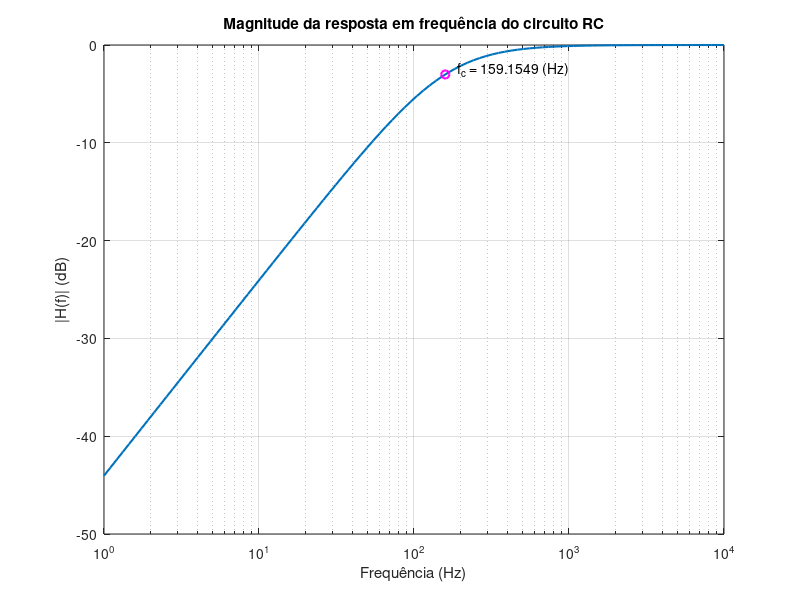

This figure's MATLAB source:
% resposta_mag_freq.m
% Traça gráfico da resposta de magnitude (ganho) vs frequencia
% Fernando Passold, em 22/09/2026

R1 = 10E3;
R2 = 10E3;
C = 0.1E-6;

fc = 1/(2*pi*R1*C)

f = logspace(0, 4, 100);

w = 2*pi*f;
wc = 2*pi*fc
K=R2/R1;

s = 1i*w; % s --> jw
H = (-K*(s)./(s + wc));
% Hc = 1 ./ (1 + 1i*wc*R*C);  % H(f) na freq de corte
Hc = (-K*1i*wc)./(1i*wc + wc);  % H(f) na freq de corte

magnitude = abs(H);
mag_c = abs(Hc);
fase = angle(H)*180/pi;

figure;
semilogx(f, 20*log10(magnitude), 'LineWidth', 1.5);
hold on;
plot(fc, 20*log10(mag_c), "om", 'LineWidth', 1.5); % exibe um marcador em fc
str = num2str(fc);
str = ['f_c = ' str ' (Hz)'];
text(fc*1.2, 20*log10(mag_c)*0.8, str);
grid on;

xlabel('Frequência (Hz)');
ylabel('|H(f)| (dB)');
title('Magnitude da resposta em frequência do circuito RC');
